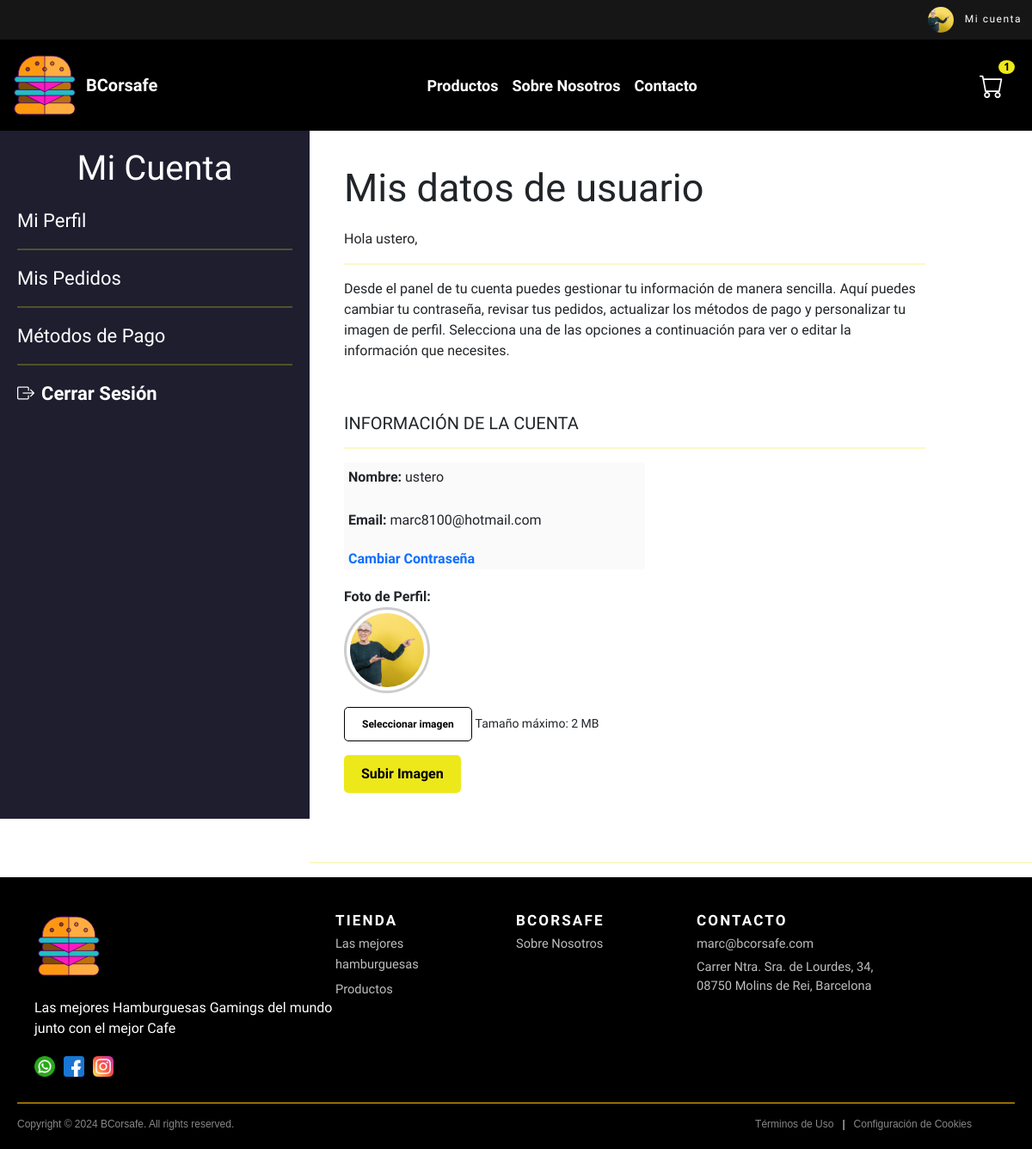
Page /usuario/miCuenta (signed in) on the committed database.
### tables this page shows
CREATE TABLE `Usuarios` (
  `id_usuario` int NOT NULL AUTO_INCREMENT,
  `nombre` varchar(100) NOT NULL,
  `email` varchar(100) NOT NULL,
  `telefono` varchar(15) DEFAULT NULL,
  `contrasena` varchar(100) NOT NULL,
  `imagen` varchar(255) DEFAULT NULL,
  PRIMARY KEY (`id_usuario`),
  UNIQUE KEY `email` (`email`)
);

### web/Controller/UsuarioController.php (called while the page is built, shortened)
<?php
include_once 'web/Model/UsuarioDAO.php';
include_once 'BaseController.php';
class UsuarioController extends BaseController {
    public function miCuenta(){
        $usuarioDAO = new UsuarioDAO();
        $usuario = $usuarioDAO->obtenerPorId($_SESSION['usuario_id']);
        include_once("web/View/main/main.php");
    }
}
?>

### index.php (called while the page is built, shortened)
<?php
include_once("web/Controller/UsuarioController.php");
include_once("web/Controller/BaseController.php");
$url = isset($_GET['url']) ? $_GET['url'] : '';
$urlParts = explode('/', $url);
$controller = !empty($urlParts[0]) ? ucfirst($urlParts[0]) . "Controller" : "HomeController";
$action = isset($urlParts[1]) ? $urlParts[1] : "index";
if (class_exists($controller)) {
    $controllerObj = new $controller();
    if (method_exists($controllerObj, $action)) {
        $controllerObj->$action();
    } else {
        echo "La acción '$action' no existe en el controlador '$controller'.";
    }
} else {
    echo "El controlador '$controller' no existe.";
}

### web/config/DBconnection.php (called while the page is built, shortened)
<?php
class DBConnection {
    private static $instance = null;
    private function __construct() {
        $host = 'localhost';
        $dbname = 'db_prueba';
        $username = 'root';
        $password = 'admin';
        try {
            $this->connection = new PDO("mysql:host=$host;dbname=$dbname;charset=utf8", $username, $password);
        } catch (PDOException $e) {
            die("Error en la conexión: " . $e->getMessage());
        }
    }
    public static function getInstance() {
        if (self::$instance === null) {
            self::$instance = new DBConnection();
        }
        return self::$instance->connection;
    }
}
?>

### web/Model/BaseDAO.php (called while the page is built, shortened)
<?php
include_once $_SERVER['DOCUMENT_ROOT'] . '/BCorsafe/web/config/DBconnection.php';
abstract class BaseDAO {
    public function __construct() {
        $this->db = DBConnection::getInstance();
    }
}
?>

### web/Model/DetallePedidoDAO.php (called while the page is built, shortened)
<?php
include_once 'BaseDAO.php';
class DetallePedidoDAO extends BaseDAO {
    protected function getTableName() {
        return 'Detalles_Pedido';
    }
    public function contarDetallesPorPedido($id_pedido) {
        $stmt = $this->db->prepare("SELECT COUNT(*) AS total_productos FROM " . $this->getTableName() . " WHERE id_pedido = :id_pedido");
        $stmt->bindParam(':id_pedido', $id_pedido, PDO::PARAM_INT);
        $stmt->execute();
        $resultado = $stmt->fetch(PDO::FETCH_ASSOC);
        return $resultado['total_productos'];
    }
}
?>

### web/Controller/BaseController.php (called while the page is built, shortened)
<?php
    class BaseController {
        public function __construct() {
            if (isset($_SESSION['usuario_id'])) {
                $id_usuario = $_SESSION['usuario_id'];
                $pedidoDAO = new PedidoDAO();
                $detallePedidoDAO = new DetallePedidoDAO();
                $pedido = $pedidoDAO->obtenerPedidoEnProceso($id_usuario);
                if ($pedido) {
                    $this->cantidad_productos = $detallePedidoDAO->contarDetallesPorPedido($pedido->id_pedido);
                }
            }
        }
    }
?>

### web/Model/PedidoDAO.php (called while the page is built, shortened)
<?php
include_once 'BaseDAO.php';
class PedidoDAO extends BaseDAO {
    public function obtenerPedidoEnProceso($id_usuario) {
        $stmt = $this->db->prepare("
            SELECT * FROM Pedidos
            WHERE id_usuario = :id_usuario AND estado = 'pendiente'
        ");
        $stmt->bindParam(':id_usuario', $id_usuario, PDO::PARAM_INT);
        $stmt->execute();
        return $stmt->fetchObject();
    }
}
?>

### web/Model/UsuarioDAO.php (called while the page is built, shortened)
<?php
include_once 'BaseDAO.php';
class UsuarioDAO extends BaseDAO {
    public function obtenerPorId($id) {
        $stmt = $this->db->prepare("SELECT * FROM Usuarios WHERE id_usuario = :id");
        $stmt->bindParam(':id', $id);
        $stmt->execute();
        return $stmt->fetchObject('Usuario');
    }
}
?>

### web/View/micuenta.php (the view, shortened to what this page needs)
<div class="altura-reg-micuenta">
    <div class="micuenta-container">
        <div class="micuenta-menu">
            <h2>Mi Cuenta</h2>
            <ul>
                <li><a href="/BCorsafe/usuario/miCuenta">Mi Perfil</a></li>
                <hr>
                <li><a href="/BCorsafe/pedidos/listarPedido">Mis Pedidos</a></li>
                <hr>
                <li><a href="/BCorsafe/metodosPago/listar">Métodos de Pago</a></li>
                <hr>
                <li>
                    <a href="/BCorsafe/usuario/cerrarSesion" class="cerrar-sesion">
                        <i class="bi bi-box-arrow-right"></i> Cerrar Sesión
                    </a>
                </li>
            </ul>
        </div>
    <div class="derecha-micuenta">
        <div class="micuenta-info">
            <div class="mb-4">
                <h4>Mis datos de usuario</h4>
                <p>Hola <?php echo htmlspecialchars($usuario->nombre); ?>, </p>
                <hr>
                <p class="parrafo-micuenta-usuario">Desde el panel de tu cuenta puedes gestionar tu información de manera sencilla. Aquí puedes cambiar tu contraseña, revisar tus pedidos, actualizar los métodos de pago y personalizar tu imagen de perfil. Selecciona una de las opciones a continuación para ver o editar la información que necesites.</p>
                <h5>INFORMACIÓN DE LA CUENTA</h5>
                <hr>
                <div class="seccion-datos-usuario-micuenta">
                    <p><strong>Nombre:</strong> <?php echo htmlspecialchars($usuario->nombre); ?></p>
                    <p><strong>Email:</strong> <?php echo htmlspecialchars($usuario->email); ?></p>
                    <a href="/BCorsafe/usuario/cambiarContrasena" class="">Cambiar Contraseña</a>
                </div>
                <strong>Foto de Perfil:</strong>
                <form action="/BCorsafe/usuario/subirImagen" method="POST" enctype="multipart/form-data">
                    <div class="imagen-preview mb-3">
                        <img id="imagenPreview" src="<?php echo htmlspecialchars($usuario->imagen). '?v=' . time(); ?>"
                            alt="Vista previa de tu foto de perfil" class="img-thumbnail">
                    </div>
                    <div class="fotoperfil-container mb-3">
                        <label for="imagenPerfil" class="seleccionar-imagen">
                            Seleccionar imagen
                        </label>
                        <small class="texto-maximo">Tamaño máximo: 2 MB</small>
                    </div>
                    <button type="submit" class="btn btn-primary-micuenta">Subir Imagen</button>
                </form>
            </div>
        </div>
        <hr>
    </div>
</div>

### assets/css/home.css (style rules this page uses)
hr { border: 1px solid #EDE81A; }
.contenido-home h1, h2 { color: white; font-family: "Saira", sans-serif; text-align: center; }

### assets/css/micuenta.css (style rules this page uses)
.altura-reg-micuenta { display: flex; justify-content: center; align-items: flex-start; font-family: "Saira", sans-serif; }
.micuenta-container { display: flex; max-width: 100%; width: 100%; background-color: transparent; box-shadow: rgba(0, 0, 0, 0.24) 0px 3px 8px; overflow: hidden; }
.micuenta-menu { width: 30%; background-color: #1e1e2f; padding: 20px; color: white; height: 100vh; }
.micuenta-menu h2 { text-align: center; margin-bottom: 20px; font-size: 40px; }
.micuenta-menu ul { list-style: none; padding: 0; }
.micuenta-menu li { margin-bottom: 15px; }
.micuenta-menu a { display: flex; align-items: center; gap: 8px; font-size: 22px; color: white; text-decoration: none; transition: color 0.3s; }
.micuenta-menu i { font-size: 20px; }
.cerrar-sesion { font-weight: bold; }
.micuenta-info { width: 90%; padding: 40px; background-color: white; }
.micuenta-info p { font-size: 18px; }
.seccion-datos-usuario-micuenta { background-color: #FBFAFB; max-width: 350px; margin-bottom: 20px; }
.seccion-datos-usuario-micuenta p { padding: 5px; }
.seccion-datos-usuario-micuenta a { padding: 5px; font-weight: bold; text-decoration: none; }
.micuenta-info h4 { font-size: 45px; margin-bottom: 20px; }
.micuenta-info p { font-size: 1em; }
.parrafo-micuenta-usuario { margin-bottom: 60px; }
.derecha-micuenta { display: flex; flex-direction: column; width: 70%; }
.imagen-preview img { border-radius: 50%; width: 100px; height: 100px; border: 3px solid #ccc; }
.seleccionar-imagen { cursor: pointer; padding: 10px 20px; background-color: white; border: solid 1px black; color: black; border-radius: 5px; font-size: 12px; font-weight: bold; transition: background-color 0.3s ease; }
.btn-primary-micuenta { background-color: #EDE81A; color: black; font-weight: bold; text-decoration: none; padding: 10px 20px; border: none; border-radius: 5px; display: inline-block; transition: background-color 0.3s; }

### rows in the picture
usuarios: nombre "ustero", email "marc8100@hotmail.com", imagen (picture)

### other values in the picture
$this->getCantidadProductos() "1"
